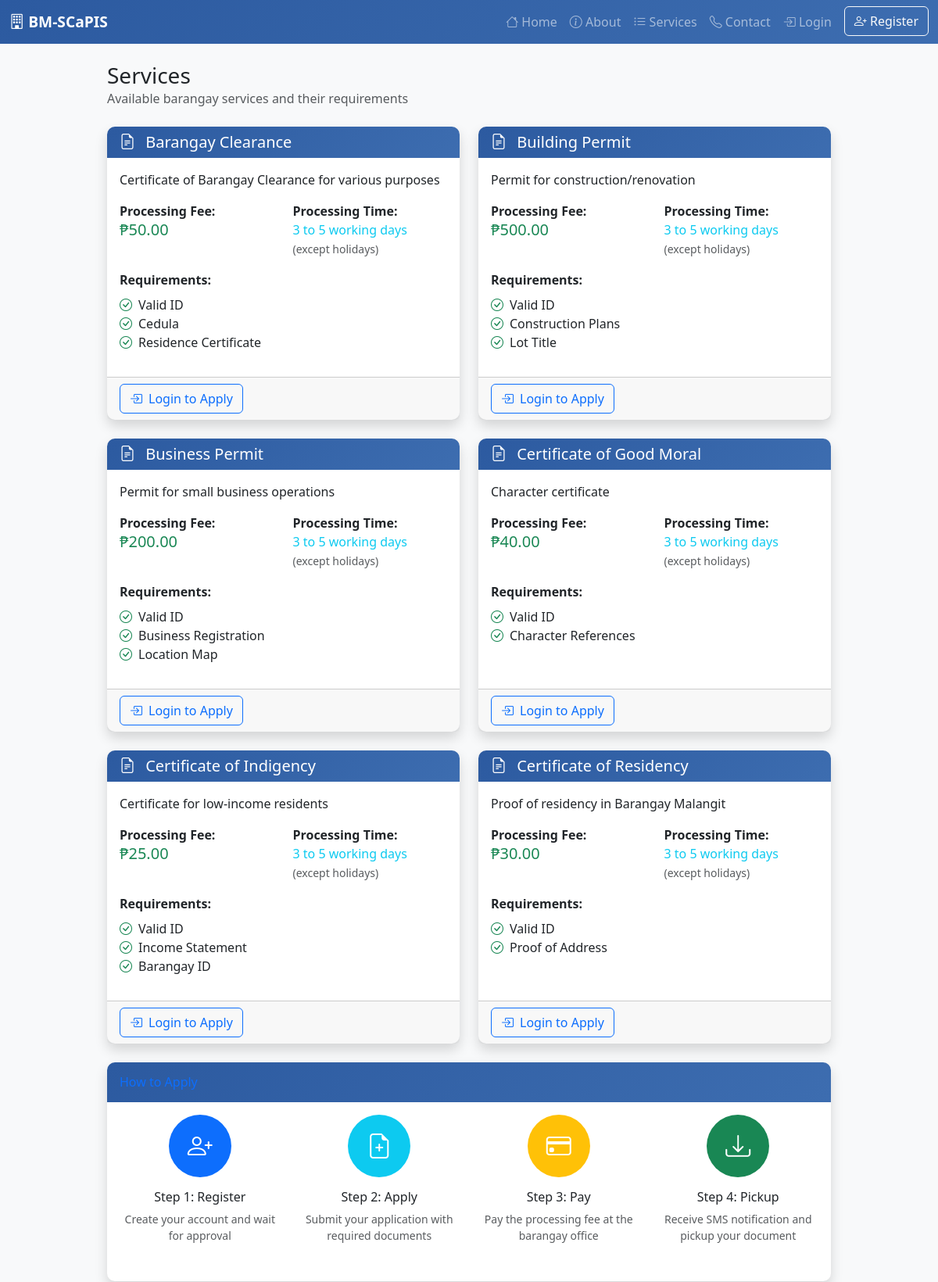
Before: /services.php (upper part) with the older database file.
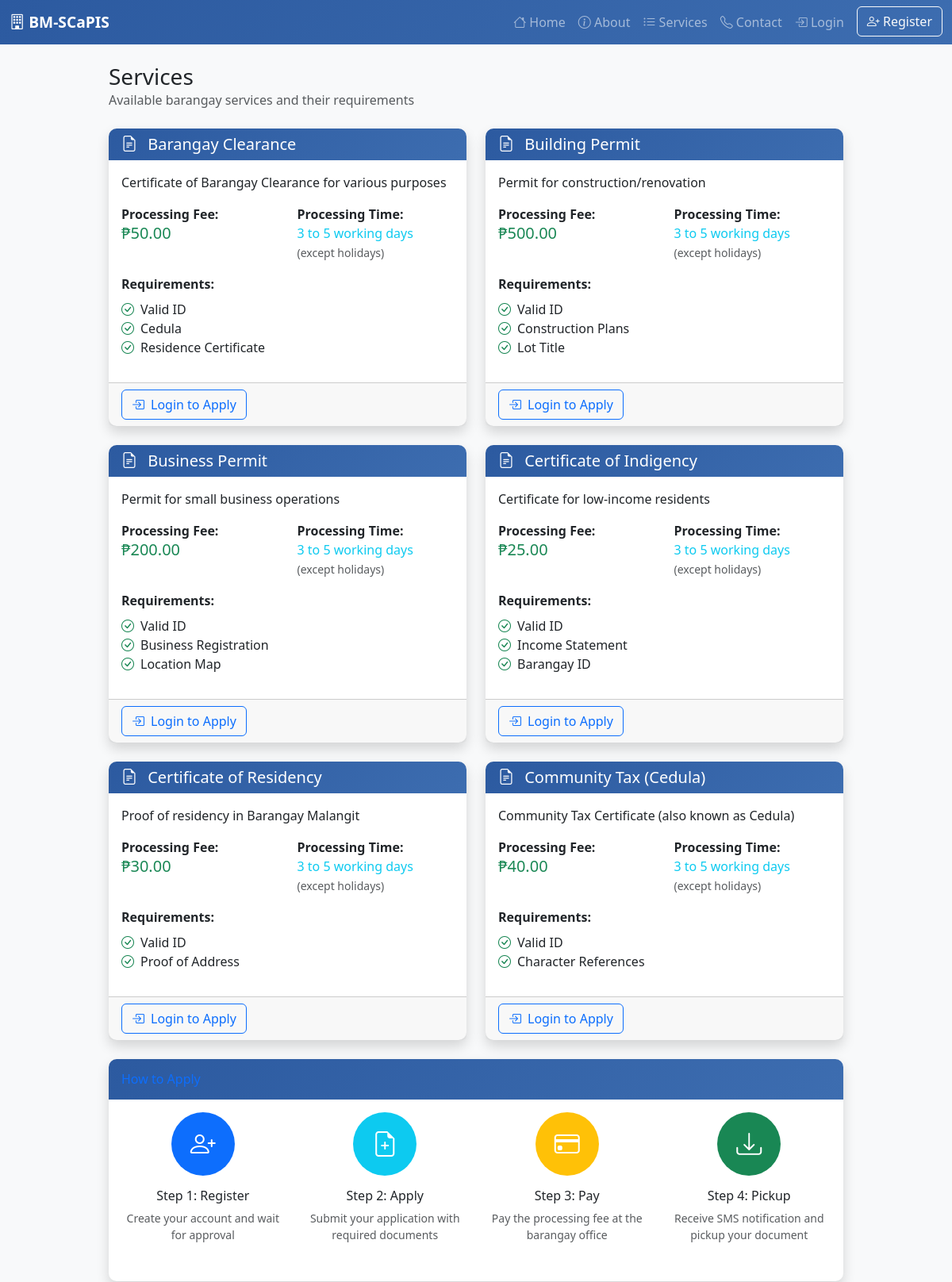
After: the same page with the newer database file.
### tables this page shows
CREATE TABLE `document_types` (
  `id` int(11) NOT NULL,
  `type_name` varchar(100) NOT NULL,
  `description` text DEFAULT NULL,
  `fee` decimal(8,2) DEFAULT 0.00,
  `requirements` text DEFAULT NULL,
  `processing_days` int(11) DEFAULT 3,
  `is_active` tinyint(1) DEFAULT 1,
  `created_at` timestamp NOT NULL DEFAULT current_timestamp()
);

### config.php (called while the page is built, shortened)
<?php
function isLoggedIn() {
    if (!isset($_SESSION['user_id']) || empty($_SESSION['user_id'])) {
        return false;
    }
}
?>

### services.php (the view, shortened to what the changed rows need)
<?php
require_once 'config.php';
require_once 'header.php';
?>
<div class="container py-4">
    <div class="row justify-content-center">
        <div class="col-lg-10">
            <div class="d-flex justify-content-between align-items-center mb-4">
                <div>
                    <h1 class="h3 mb-0 text-gray-800">Services</h1>
                </div>
            </div>
            <div class="row">
                <?php
                $stmt = $pdo->prepare("SELECT * FROM document_types WHERE is_active = 1 ORDER BY type_name");
                $stmt->execute();
                $documentTypes = $stmt->fetchAll();
                foreach ($documentTypes as $doc) {
                    ?>
                    <div class="col-lg-6 mb-4">
                        <div class="card shadow h-100">
                            <div class="card-header bg-primary text-white">
                                <h5 class="card-title mb-0">
                                    <i class="bi bi-file-earmark-text me-2"></i>
                                    <?php echo htmlspecialchars($doc['type_name']); ?>
                                </h5>
                            </div>
                            <div class="card-body">
                                <p class="card-text"><?php echo htmlspecialchars($doc['description']); ?></p>
                                <div class="row mb-3">
                                    <div class="col-6">
                                        <strong>Processing Fee:</strong><br>
                                        <span class="text-success h5">₱<?php echo number_format($doc['fee'], 2); ?></span>
                                    </div>
                                    <div class="col-6">
                                        <strong>Processing Time:</strong><br>
                                        <span class="text-info">3 to 5 working days<br><small class="text-muted">(except holidays)</small></span>
                                    </div>
                                </div>
                                <?php if (!empty($doc['requirements'])): ?>
                                <div class="requirements">
                                    <strong>Requirements:</strong>
                                    <ul class="list-unstyled mt-2">
                                        <?php
                                        $requirements = explode(',', $doc['requirements']);
                                        foreach ($requirements as $req) {
                                            echo '<li><i class="bi bi-check-circle text-success me-2"></i>' . htmlspecialchars(trim($req)) . '</li>';
                                        }
                                        ?>
                                    </ul>
                                </div>
                                <?php endif; ?>
                            </div>
                            <div class="card-footer">
                                <?php if (isLoggedIn() && $_SESSION['role'] === 'resident'): ?>
                                    <a href="apply.php?type=<?php echo $doc['id']; ?>" class="btn btn-primary">
                                        <i class="bi bi-plus-circle me-2"></i>Apply Now
                                    </a>
                                <?php else: ?>
                                    <a href="login.php" class="btn btn-outline-primary">
                                        <i class="bi bi-box-arrow-in-right me-2"></i>Login to Apply
                                    </a>
                                <?php endif; ?>
                            </div>
                        </div>
                    </div>
                    <?php
                }
                ?>
            </div>
        </div>
    </div>
</div>
<?php require_once 'footer.php'; ?>

Changed rows visible on the page:
changed document_types "Character References": type_name "Certificate of Good Moral" → "Community Tax (Cedula)"; description "Character certificate" → "Community Tax Certificate (also known as Cedula)"; moves down the list
